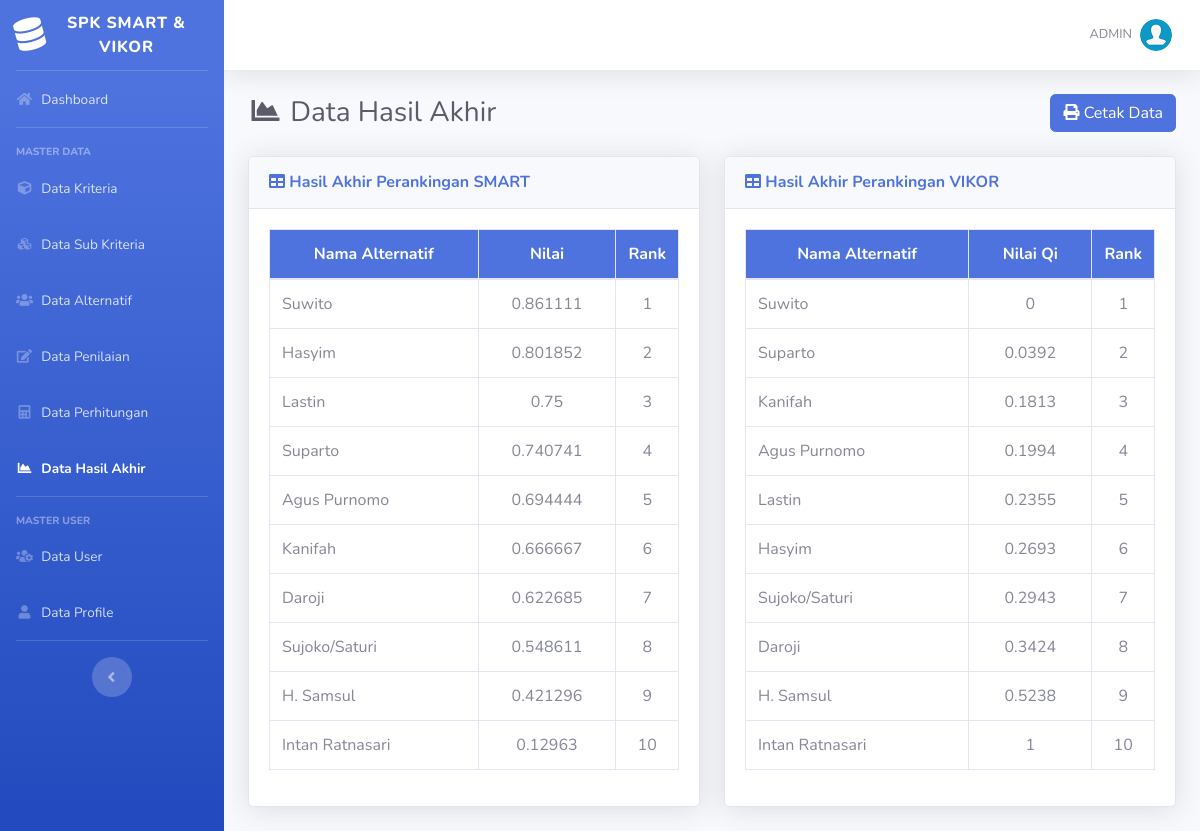
Page /hasil.php (signed in) on the committed database.
### tables this page shows
CREATE TABLE IF NOT EXISTS `hasil_smart` (
  `id_hasil_smart` int(11) NOT NULL,
  `id_alternatif` int(11) NOT NULL,
  `nilai` float NOT NULL
);

CREATE TABLE IF NOT EXISTS `alternatif` (
  `id_alternatif` int(11) NOT NULL,
  `nama` varchar(100) NOT NULL
);

CREATE TABLE IF NOT EXISTS `hasil_vikor` (
  `id_hasil_vikor` int(11) NOT NULL,
  `id_alternatif` int(11) NOT NULL,
  `nilai` float NOT NULL
);

### includes/functions.php (called while the page is built, shortened)
<?php
function get_role() {
	if(isset($_SESSION['user_id']) && isset($_SESSION['role'])) {
		if($_SESSION['role'] == '1') {
			return 'admin';
		} else {
			return 'user';
		}
	} else {
		return false;
	}
}
?>

### hasil.php (the view)
<?php
require_once('includes/init.php');
$user_role = get_role();
if($user_role == 'admin' || $user_role == 'user') {
$page = "Hasil";
require_once('template/header.php');
?>
<div class="d-sm-flex align-items-center justify-content-between mb-4">
    <h1 class="h3 mb-0 text-gray-800"><i class="fas fa-fw fa-chart-area"></i> Data Hasil Akhir</h1>
	<a href="cetak.php" target="_blank" class="btn btn-primary"> <i class="fa fa-print"></i> Cetak Data </a>
</div>
<div class="row">
	<div class="col-md-6">
		<div class="card shadow mb-4">
			<div class="card-header py-3">
				<h6 class="m-0 font-weight-bold text-primary"><i class="fa fa-table"></i> Hasil Akhir Perankingan SMART</h6>
			</div>
			<div class="card-body">
				<div class="table-responsive">
					<table class="table table-bordered" width="100%" cellspacing="0">
						<thead class="bg-primary text-white">
							<tr align="center">
								<th>Nama Alternatif</th>
								<th>Nilai</th>
								<th width="15%">Rank</th>
						</thead>
						<tbody>
							<?php
								$no=0;
								$query = mysqli_query($koneksi,"SELECT * FROM hasil_smart JOIN alternatif ON hasil_smart.id_alternatif=alternatif.id_alternatif ORDER BY hasil_smart.nilai DESC");
								while($data = mysqli_fetch_array($query)){
								$no++;
							?>
							<tr align="center">
								<td align="left"><?= $data['nama'] ?></td>
								<td><?= $data['nilai'] ?></td>
								<td><?= $no; ?></td>
							</tr>
							<?php
								}
							?>
						</tbody>
					</table>
				</div>
			</div>
		</div>
	</div>
	<div class="col-md-6">
		<div class="card shadow mb-4">
			<div class="card-header py-3">
				<h6 class="m-0 font-weight-bold text-primary"><i class="fa fa-table"></i> Hasil Akhir Perankingan VIKOR</h6>
			</div>
			<div class="card-body">
				<div class="table-responsive">
					<table class="table table-bordered" width="100%" cellspacing="0">
						<thead class="bg-primary text-white">
							<tr align="center">
								<th>Nama Alternatif</th>
								<th>Nilai Qi</th>
								<th width="15%">Rank</th>
						</thead>
						<tbody>
							<?php
								$no=0;
								$query = mysqli_query($koneksi,"SELECT * FROM hasil_vikor JOIN alternatif ON hasil_vikor.id_alternatif=alternatif.id_alternatif ORDER BY hasil_vikor.nilai ASC");
								while($data = mysqli_fetch_array($query)){
								$no++;
							?>
							<tr align="center">
								<td align="left"><?= $data['nama'] ?></td>
								<td><?= $data['nilai'] ?></td>
								<td><?= $no; ?></td>
							</tr>
							<?php
								}
							?>
						</tbody>
					</table>
				</div>
			</div>
		</div>
	</div>
</div>
<?php
require_once('template/footer.php');
}
else {
	header('Location: login.php');
}
?>

### template/header.php (shortened to what this page needs)
<!DOCTYPE html>
<html lang="en">
<head>
  <link href="assets/vendor/fontawesome-free/css/all.min.css" rel="stylesheet" type="text/css">
  <link href="assets/css/sb-admin-2.min.css" rel="stylesheet">
  <link href="assets/vendor/datatables/dataTables.bootstrap4.min.css" rel="stylesheet">
</head>
<body id="page-top">
  <div id="wrapper">
    <ul class="navbar-nav bg-gradient-primary sidebar sidebar-dark accordion" id="accordionSidebar">
      <a class="sidebar-brand d-flex align-items-center justify-content-center" href="index.php">
        <div class="sidebar-brand-icon rotate-n-15">
          <i class="fas fa-database"></i>
        </div>
        <div class="sidebar-brand-text mx-3">SPK SMART & VIKOR</div>
      </a>
      <hr class="sidebar-divider my-0">
      <li class="nav-item <?php if($page == "Dashboard"){echo "active";} ?>">
        <a class="nav-link" href="index.php">
          <i class="fas fa-fw fa-home"></i>
          <span>Dashboard</span></a>
      </li>
	  <?php
	  $user_role = get_role();
	  if($user_role == 'admin') {
	  ?>
      <hr class="sidebar-divider">
      <div class="sidebar-heading">
        Master Data
      </div>
	  <li class="nav-item <?php if($page == "Kriteria"){echo "active";} ?>">
        <a class="nav-link" href="list-kriteria.php">
          <i class="fas fa-fw fa-cube"></i>
          <span>Data Kriteria</span></a>
      </li>
	  <li class="nav-item <?php if($page == "Sub Kriteria"){echo "active";} ?>">
        <a class="nav-link" href="list-sub-kriteria.php">
          <i class="fas fa-fw fa-cubes"></i>
          <span>Data Sub Kriteria</span></a>
      </li>
	  <li class="nav-item <?php if($page == "Alternatif"){echo "active";} ?>">
        <a class="nav-link" href="list-alternatif.php">
          <i class="fas fa-fw fa-users"></i>
          <span>Data Alternatif</span></a>
      </li>
	  <li class="nav-item <?php if($page == "Penilaian"){echo "active";} ?>">
        <a class="nav-link" href="list-penilaian.php">
          <i class="fas fa-fw fa-edit"></i>
          <span>Data Penilaian</span></a>
      </li>
	  <li class="nav-item <?php if($page == "Perhitungan"){echo "active";} ?>">
        <a class="nav-link" href="perhitungan.php">
          <i class="fas fa-fw fa-calculator"></i>
          <span>Data Perhitungan</span></a>
      </li>
	  <li class="nav-item <?php if($page == "Hasil"){echo "active";} ?>">
        <a class="nav-link" href="hasil.php">
          <i class="fas fa-fw fa-chart-area"></i>
          <span>Data Hasil Akhir</span></a>
      </li>
      <hr class="sidebar-divider">
      <div class="sidebar-heading">
        Master User
      </div>
	  <li class="nav-item <?php if($page == "User"){echo "active";} ?>">
        <a class="nav-link" href="list-user.php">
          <i class="fas fa-fw fa-users-cog"></i>
          <span>Data User</span></a>
      </li>
	  <li class="nav-item <?php if($page == "Profile"){echo "active";} ?>">
        <a class="nav-link" href="list-profile.php">
          <i class="fas fa-fw fa-user"></i>
          <span>Data Profile</span></a>
      </li>
	  <?php
	  }
	  ?>
      <hr class="sidebar-divider d-none d-md-block">
      <div class="text-center d-none d-md-inline">
        <button class="rounded-circle border-0" id="sidebarToggle"></button>
      </div>
    </ul>
    <div id="content-wrapper" class="d-flex flex-column">
      <div id="content">
        <nav class="navbar navbar-expand navbar-light bg-white topbar mb-4 static-top shadow">
          <ul class="navbar-nav ml-auto">
            <li class="nav-item dropdown no-arrow">
              <a class="nav-link dropdown-toggle" href="#" id="userDropdown" role="button" data-toggle="dropdown" aria-haspopup="true" aria-expanded="false">
                <span class="text-uppercase mr-2 d-none d-lg-inline text-gray-600 small">
					<?php
					echo $_SESSION['username'];
					?>
				</span>
                <img class="img-profile rounded-circle" src="assets/img/user.png">
              </a>
            </li>
          </ul>
        </nav>
		<div class="container-fluid">

### template/footer.php (shortened to what this page needs)
</div>
</div>
</div>
</body>
</html>

### rows in the picture
hasil_smart: id_alternatif.nama "Suwito", nilai "0.861111"
hasil_smart: id_alternatif.nama "Hasyim", nilai "0.801852"
hasil_smart: id_alternatif.nama "Lastin", nilai "0.75"
hasil_smart: id_alternatif.nama "Suparto", nilai "0.740741"
hasil_smart: id_alternatif.nama "Agus Purnomo", nilai "0.694444"
hasil_smart: id_alternatif.nama "Kanifah", nilai "0.666667"
hasil_smart: id_alternatif.nama "Daroji", nilai "0.622685"
hasil_smart: id_alternatif.nama "Sujoko/Saturi", nilai "0.548611"
hasil_smart: id_alternatif.nama "H. Samsul", nilai "0.421296"
hasil_smart: id_alternatif.nama "Intan Ratnasari", nilai "0.12963"
hasil_vikor: id_alternatif.nama "Suwito", nilai "0"
hasil_vikor: id_alternatif.nama "Suparto", nilai "0.0392"
hasil_vikor: id_alternatif.nama "Kanifah", nilai "0.1813"
hasil_vikor: id_alternatif.nama "Agus Purnomo", nilai "0.1994"
hasil_vikor: id_alternatif.nama "Lastin", nilai "0.2355"
hasil_vikor: id_alternatif.nama "Hasyim", nilai "0.2693"
hasil_vikor: id_alternatif.nama "Sujoko/Saturi", nilai "0.2943"
hasil_vikor: id_alternatif.nama "Daroji", nilai "0.3424"
hasil_vikor: id_alternatif.nama "H. Samsul", nilai "0.5238"
hasil_vikor: id_alternatif.nama "Intan Ratnasari", nilai "1"

### other values in the picture
$_SESSION['username'] "ADMIN"
